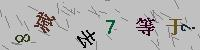
#> input picture 1/1_229.jpg, 200 x 50 px; its folder holds only this picture in this run
$ python basic.py   (older library calls are emulated)
#> lines starting #> are read from the running program, lines starting #| are printed output that depends on the picture; after the words box and inside, x2 and y2 are one past the last pixel; in counts of white or black regions, pixels touching at a corner belong together
__author__ = "Xu"

import cv2
import numpy as np

def basic_seg(filename):
#> called with filename = '1/1_229.jpg'
    img = cv2.imread(filename, cv2.CV_LOAD_IMAGE_GRAYSCALE)
#> img: shape (50, 200); min 0, max 224, mean 180.3
    val, thresh = cv2.threshold(img, 100, 255, cv2.THRESH_BINARY_INV)
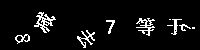
#> thresh: shape (50, 200); 6.2% white in thin lines or dots, all inside (x1, y1, x2, y2) = (15, 12, 195, 48)

    ncol = thresh.shape[1]
#> ncol = 200
    ybins = []
    for i in range(ncol):
        count = np.count_nonzero(thresh[:,i])
        ybins.append(count)
#> this loop made 200 passes
#> count on passes 1 to 3: 0, 0, 0
#> after the loop, ybins = 200 values, max 16 at index 174, min 0 at index 0, mean 3.1

    def get_yslices(bins):
        ret = []
        x = y = -1
        for i in range(len(bins)):
            if x==-1 and bins[i] > 0:
                x = i-1
            if x!=-1 and y==-1 and bins[i]<1e-10:
                y = i
                ret.append([x,y])
                x = y = -1
#> this loop made 200 passes
#> x on passes 16, 31, 35, 57, 78, 96, 107, 116, 137, 156, 168, 192: 14, -1, 33, -1, 76, -1, 105, -1, 135, -1, 166, -1
#> after the loop, ret = [[14, 30], [33, 56], [76, 95], [105, 115], [135, 155], [166, 191], [191, 195]]; x = -1; y = -1
        return ret

    yslices = get_yslices(ybins)
#> yslices has the same summary as ret in get_yslices

    def get_xslices(xbins):
        x = y = -1
        for i in range(len(xbins)):
            if xbins[i] > 0:
                x = i-1
                break
        for i in range(len(xbins)-1, -1, -1):
            if xbins[i] > 0:
                y = i+1
                break
        return [x,y]

    def get_seg_images(img, yslices):
        imgs = []
        # region [x1, x2, y1, y2] list saved for further processing
        regions = []
        for i in range(len(yslices)):
            img2 = img[:,yslices[i][0]:yslices[i][1]]
            nrow = img2.shape[0]
            xbins = []
            for j in range(nrow):
                count = np.count_nonzero(img2[j, :])
                xbins.append(count)
            xslices = get_xslices(xbins)
            img2 = img2[xslices[0]:xslices[1],:]
            imgs.append(img2)
            regions.append([xslices[0],xslices[1],yslices[i][0],yslices[i][1]])
#> this loop made 7 passes
#> xslices on passes 1 to 6: [33, 44], [11, 33], [29, 48], [19, 34], [17, 36], [18, 35]
#> (xslices, img2) on pass 7: ([26, 29], [[0, 0, 0, 0], [0, 255, 255, 255], [0, 255, 255, 255]])
#> pass 2, in get_seg_images, `img2 = img[:,yslices[i][0]:yslices[i][1]]`:
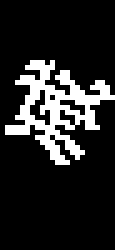
#> img2: shape (50, 23) (shown 5 times larger); 15% white in thin lines or dots, all inside (x1, y1, x2, y2) = (1, 12, 23, 33)
#> pass 2, in get_seg_images, `img2 = img2[xslices[0]:xslices[1],:]`:
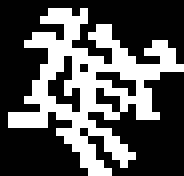
#> img2: shape (22, 23) (shown 8 times larger); 34% white in thin lines or dots
#> after the loop, imgs = 7 items; regions = [[33, 44, 14, 30], [11, 33, 33, 56], [29, 48, 76, 95], [19, 34, 105, 115], [17, 36, 135, 155], [18, 35, 166, 191], [26, 29, 191, 195]]
        return imgs, regions

    imgs, regions = get_seg_images(thresh, yslices)
#> imgs = 7 items

    # save the segmented images
    for i in range(len(imgs)):
        new_filename = filename.split(".")[0]+"-part-"+str(i+1)+"."+filename.split(".")[1]
        cv2.imwrite(new_filename, 255-imgs[i])
#> this loop made 7 passes
#> new_filename on passes 1 to 7: '1/1_229-part-1.jpg', '1/1_229-part-2.jpg', '1/1_229-part-3.jpg', '1/1_229-part-4.jpg', '1/1_229-part-5.jpg', '1/1_229-part-6.jpg', '1/1_229-part-7.jpg'

    # save the regions
    # f = open("region.txt", "a")
    # f.writelines(str(regions)+"\n")
    # f.close()

import os
dir = "1/"
filelist = os.listdir(dir)
for filename in filelist:
    basic_seg(dir+filename)

$ run again, on 1/1_234.jpg
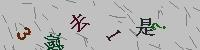
#> input picture 1/1_234.jpg, 200 x 50 px
#> in basic_seg, `val, thresh = cv2.threshold(img, 100, 255, cv2.THRESH_BINARY_INV)`:
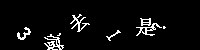
#> thresh: shape (50, 200); 5% white in thin lines or dots, all inside (x1, y1, x2, y2) = (17, 14, 166, 50)
#> the loop in basic_seg, `for i in range(ncol):` made 200 passes
#> count on passes 1 to 3: 0, 0, 0
#> after the loop in basic_seg, `for i in range(ncol):`: ybins = 200 values, max 14 at index 59, min 0 at index 0, mean 2.52
#> the loop in get_yslices, `for i in range(len(bins)):` made 200 passes
#> x on passes 18, 32, 45, 65, 71, 91, 107, 122: 16, -1, 43, -1, 69, -1, 105, -1
#> after the loop in get_yslices, `for i in range(len(bins)):`: ret = [[16, 31], [43, 64], [69, 90], [105, 121], [135, 162], [162, 166]]; x = -1
#> yslices has the same summary as ret in get_yslices
#> the loop in get_seg_images, `for i in range(len(yslices)):` made 6 passes
#> xslices on passes 1 to 6: [26, 40], [32, 50], [13, 32], [29, 41], [17, 36], [25, 29]
#> pass 3, in get_seg_images, `img2 = img[:,yslices[i][0]:yslices[i][1]]`:
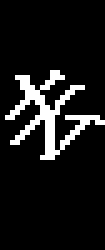
#> img2: shape (50, 21) (shown 5 times larger); 9.7% white in thin lines or dots, all inside (x1, y1, x2, y2) = (1, 14, 21, 32)
#> after the loop in get_seg_images, `for i in range(len(yslices)):`: imgs = 6 items; regions = [[26, 40, 16, 31], [32, 50, 43, 64], [13, 32, 69, 90], [29, 41, 105, 121], [17, 36, 135, 162], [25, 29, 162, 166]]
#> in basic_seg, `imgs, regions = get_seg_images(thresh, yslices)`: imgs = 6 items
#> the loop in basic_seg, `for i in range(len(imgs)):` made 6 passes
#> new_filename on passes 1 to 6: '1/1_234-part-1.jpg', '1/1_234-part-2.jpg', '1/1_234-part-3.jpg', '1/1_234-part-4.jpg', '1/1_234-part-5.jpg', '1/1_234-part-6.jpg'

$ run again, on 1/1_235.jpg
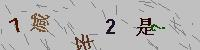
#> input picture 1/1_235.jpg, 200 x 50 px
#> in basic_seg, `val, thresh = cv2.threshold(img, 100, 255, cv2.THRESH_BINARY_INV)`:
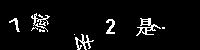
#> thresh: shape (50, 200); 5.2% white in thin lines or dots, all inside (x1, y1, x2, y2) = (9, 13, 165, 50)
#> the loop in basic_seg, `for i in range(ncol):` made 200 passes
#> count on passes 1 to 3: 0, 0, 0
#> after the loop in basic_seg, `for i in range(ncol):`: ybins = 200 values, max 12 at index 16, min 0 at index 0, mean 2.62
#> the loop in get_yslices, `for i in range(len(bins)):` made 200 passes
#> x on passes 10, 21, 32, 51, 75, 95, 107, 116: 8, -1, 30, -1, 73, -1, 105, -1
#> after the loop in get_yslices, `for i in range(len(bins)):`: ret = [[8, 20], [30, 50], [73, 94], [105, 115], [135, 161], [161, 165]]; x = -1
#> yslices has the same summary as ret in get_yslices
#> the loop in get_seg_images, `for i in range(len(yslices)):` made 6 passes
#> xslices on passes 1 to 5: [17, 32], [12, 32], [33, 50], [18, 34], [17, 36]
#> pass 3, in get_seg_images, `img2 = img[:,yslices[i][0]:yslices[i][1]]`:
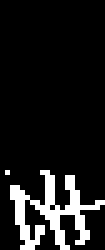
#> img2: shape (50, 21) (shown 5 times larger); 10.8% white in thin lines or dots, all inside (x1, y1, x2, y2) = (1, 34, 21, 50)
#> after the loop in get_seg_images, `for i in range(len(yslices)):`: imgs = 6 items; regions = [[17, 32, 8, 20], [12, 32, 30, 50], [33, 50, 73, 94], [18, 34, 105, 115], [17, 36, 135, 161], [26, 29, 161, 165]]
#> in basic_seg, `imgs, regions = get_seg_images(thresh, yslices)`: imgs = 6 items
#> the loop in basic_seg, `for i in range(len(imgs)):` made 6 passes
#> new_filename on passes 1 to 6: '1/1_235-part-1.jpg', '1/1_235-part-2.jpg', '1/1_235-part-3.jpg', '1/1_235-part-4.jpg', '1/1_235-part-5.jpg', '1/1_235-part-6.jpg'
